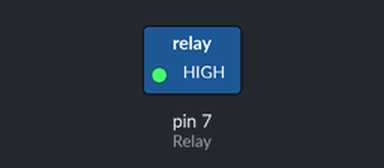
Bench run of a sketch on a simulated Arduino Uno, built with avr-gcc and run on an emulated ATmega328P. Parts: switched loads named in the sketch (green lamp = pin HIGH).

Above: at 0.1 s.
Timing chart, 0 to 1.6 s (numbered marks = the images above):
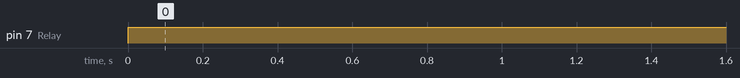

The sketch:

12hrs_Code.ino
```cpp
int Relay = 7;

void setup()
{
  pinMode(Relay, OUTPUT);
}

void loop()
{
  digitalWrite(Relay, HIGH);
  delay(43200000);
  digitalWrite(Relay, LOW);
  delay(8000);

}
```

Measured:
- by itself, pin 7 (Relay): LOW → HIGH at 0.00 s
